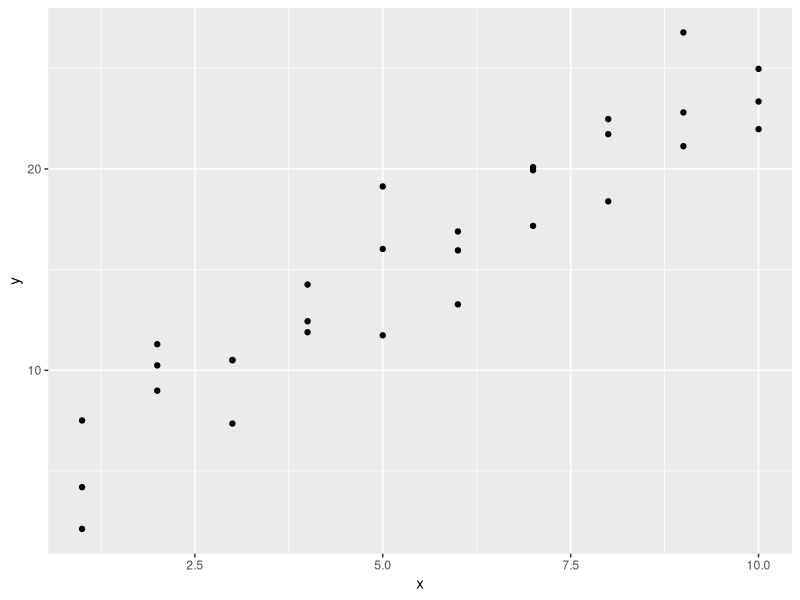
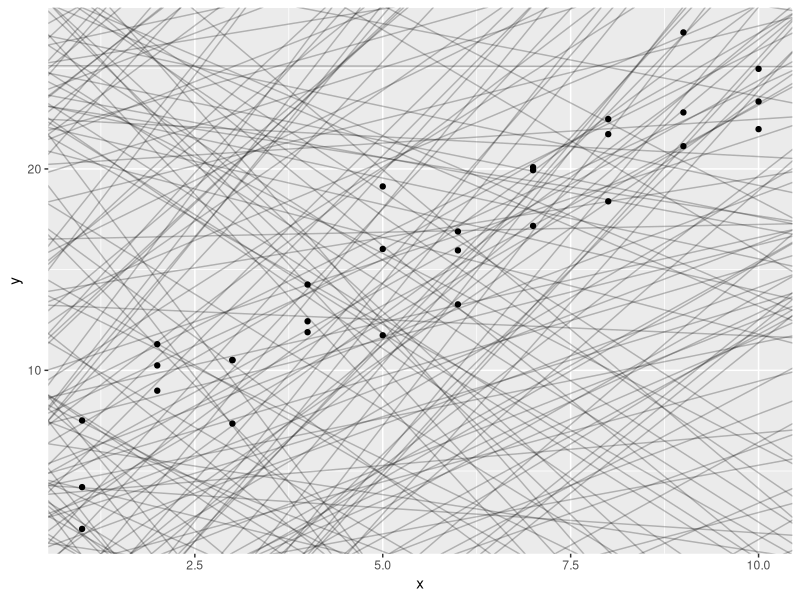
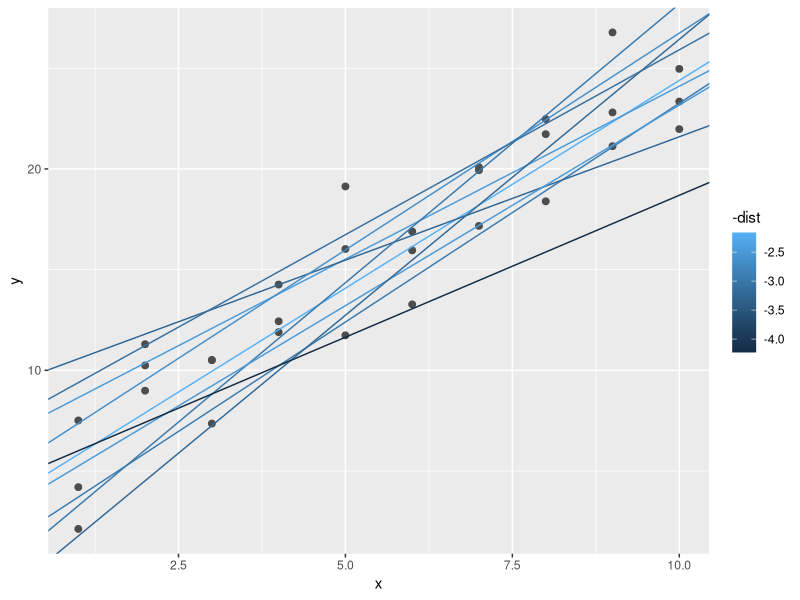
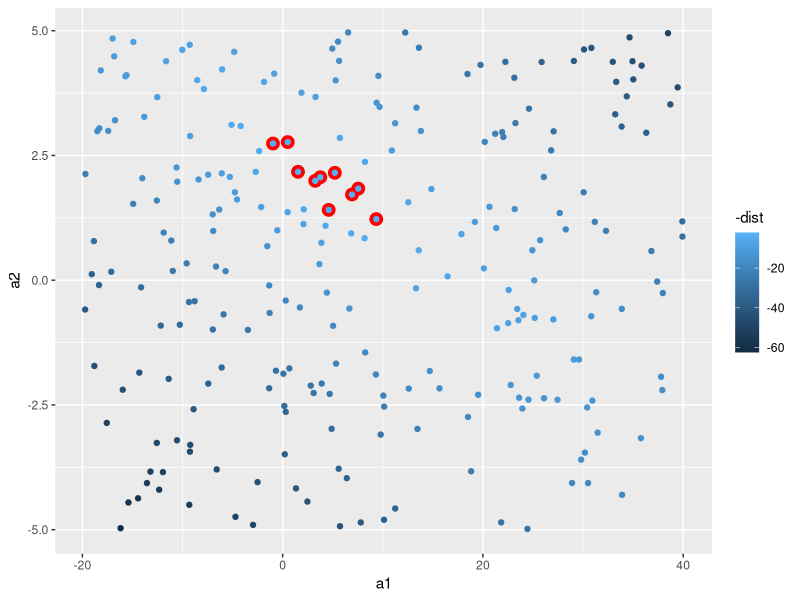
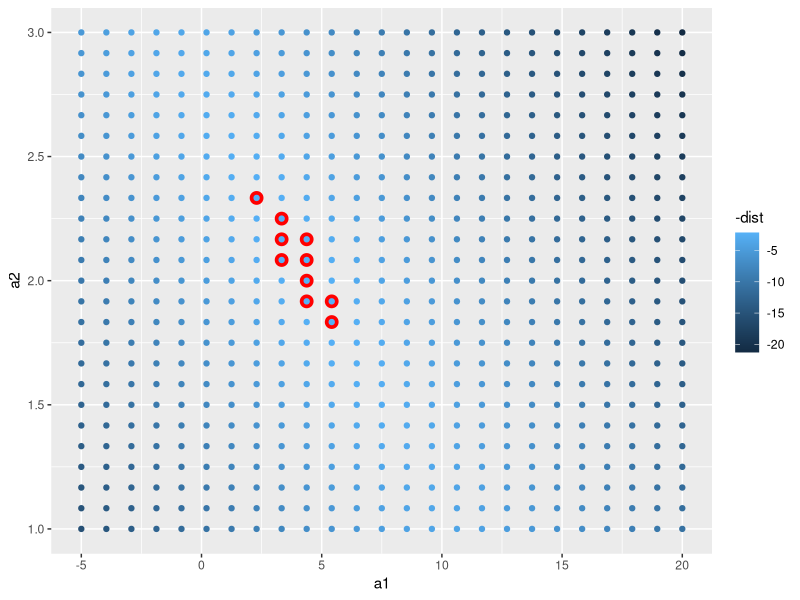
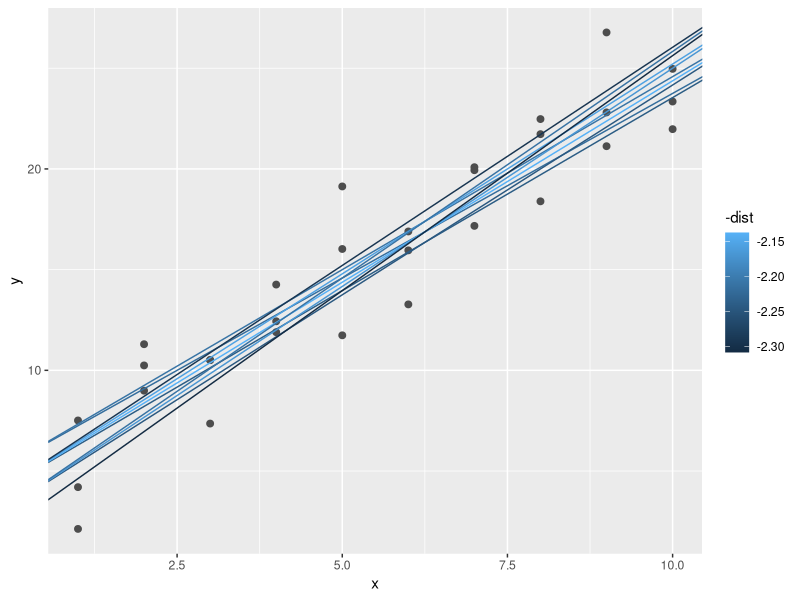
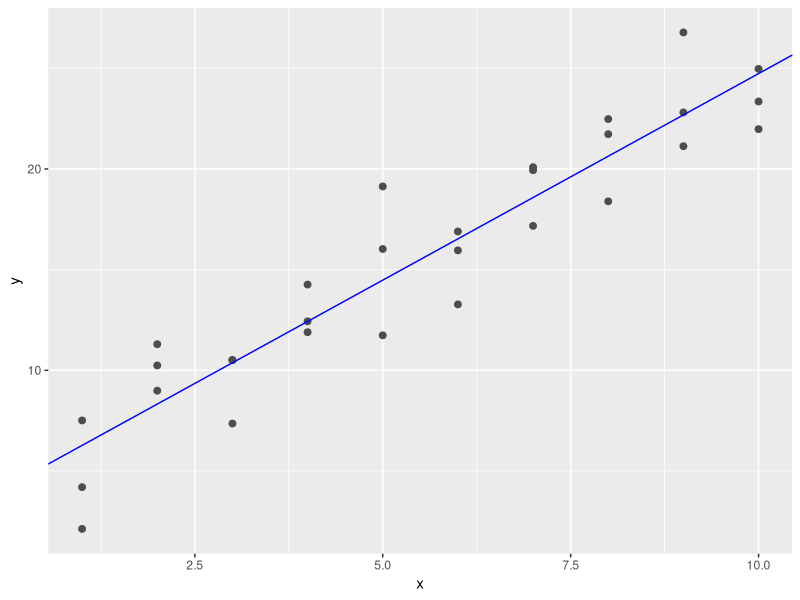
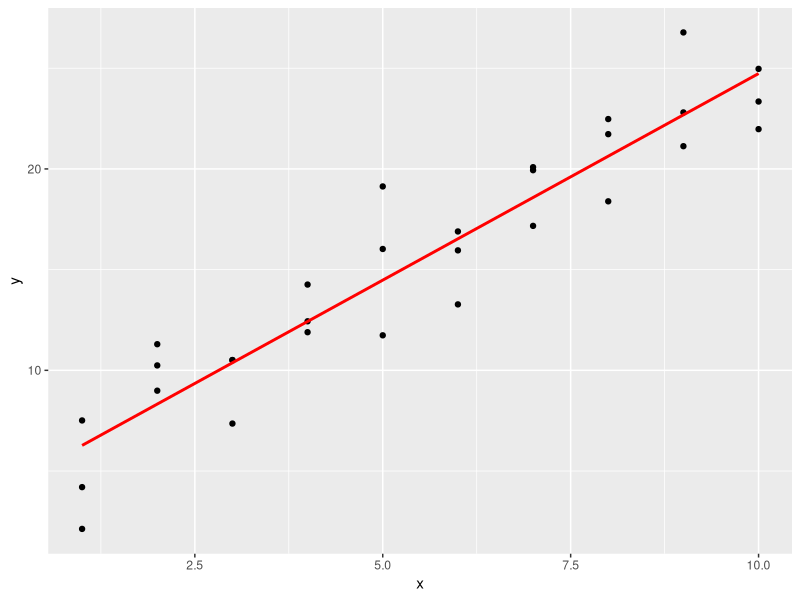

Generate these figures, in order, with R:
## ---- chunk 1
library(tidyverse)
library(modelr)
options(na.action = na.warn)
## ---- chunk 2
ggplot(sim1, aes(x, y)) +
    geom_point()
## ---- chunk 3
random_models <- tibble(
    # 随机生成 250 个上限 -20 下限 40 的 a1 向量
    a1 = runif(n = 250, min = -20, max = 40),
    # 同理随机生成 250 个上限 -5 下限 5 的 a2 向量
    a2 = runif(250, -5, 5)
)
## ---- chunk 4
ggplot() +
    geom_abline(
        data = random_models,
        mapping = aes(intercept = a1, slope = a2), # intercept：截距，slope：斜率
        alpha = 1 / 4
    ) +
    geom_point(
        data = sim1,
        mapping = aes(x, y)
    )
## ---- chunk 5
model1 <- function(a, data) {
    # 注意我们传入的 data 是一个数据集。这个设计的函数会针对数据集里的数据反复代入计算，最终返回一个向量
    a[1] + data$x * a[2]
}
## ---- chunk 6
model1(c(7, 1.5), sim1)
## ---- chunk 7
measure_distance <- function(mod, data) {
    diff <- data$y - model1(mod, data) # diff 为 data 中实际 y 值与 model1 得到的理想 y 值的差
    sqrt(mean(diff^2)) # 返回所有 diff 平方的均值进行的开方（方差）
}
# 试图用 a1 = 7 和 a2 = 1.5 数据求得关于 sim1 的方差
measure_distance(c(7, 1.5), sim1)
## ---- chunk 8
sim1_dist <- function(a1, a2) {
    measure_distance(c(a1, a2), sim1) # nolint
}
# 通过 mutate 新增计算得到的列 dist 并赋值回去（方差）
models <- random_models %>%
    mutate(dist = purrr::map2_dbl(a1, a2, sim1_dist))
models
## ---- chunk 9
df <- data.frame(
    x = c(1, 2, 5),
    y = c(5, 4, 8)
)
# 这个包的 map2_dbl 表达式相当于 pmin(df$x, df$y)
purrr::map2_dbl(df$x, df$y, min)
## ---- chunk 10
ggplot(sim1, aes(x, y)) +
    geom_point(size = 2, colour = "grey30") +
    geom_abline(
        aes(intercept = a1, slope = a2, colour = -dist), # 由 dist 反向上色，即越精确颜色越鲜亮
        data = filter(models, rank(dist) <= 10) # 不是所有线条都需要显示，这里选择 dist 排名前 10
    )
# 将 a1 和 a2 用图表示出来（同样上色），这里选择 dist 排名前 10 来高亮显示（叠加）
ggplot(models, aes(a1, a2)) +
    geom_point(
        data = filter(models, rank(dist) <= 10), # 先画高亮部分
        size = 4, colour = "red"
    ) +
    geom_point(aes(colour = -dist))
## ---- chunk 11
grid_models <- expand.grid(
    # expand.grid 用于于快速创建数据集（data frame格式）
    a1 = seq(-5, 20, length = 25), # seq 用于快速生成序列，参数分别代表起始、结束和序列长
    a2 = seq(1, 3, length = 25)
) %>%
    mutate(dist = purrr::map2_dbl(a1, a2, sim1_dist))

ggplot(grid_models, aes(a1, a2)) +
    geom_point(
        data = filter(grid_models, rank(dist) <= 10),
        size = 4, colour = "red"
    ) +
    geom_point(aes(colour = -dist))
## ---- chunk 12
ggplot(sim1, aes(x, y)) +
    geom_point(size = 2, colour = "grey30") +
    geom_abline(
        aes(intercept = a1, slope = a2, colour = -dist),
        data = filter(grid_models, rank(dist) <= 10)
    )
## ---- chunk 13
best <- optim(
    par = c(0, 0), # 要优化的参数的初始值
    fn = measure_distance, # 要最小化（或最大化）的函数，所以 par 参数是要进行最小化的参数向量。它应该返回标量结果
    data = sim1
)
## ---- chunk 14
best$par
## ---- chunk 15
ggplot(sim1, aes(x, y)) +
    geom_point(size = 2, colour = "grey30") +
    geom_abline(intercept = best$par[1], slope = best$par[2], colour = "blue")
## ---- chunk 16
sim1_mod <- lm(y ~ x, data = sim1)
# 结果与预期完全一致
coef(sim1_mod) # coef() 是一个通用函数，用于从建模函数返回的对象中提取模型系数
## ---- chunk 17
grid <- sim1 %>% # 相当于对 sim1 定制对应的 x 数据集
    data_grid(x)
grid
## ---- chunk 18
#> sim1_mod <- lm(y ~ x, data = sim1)
predictions <- grid %>%
    add_predictions(sim1_mod)
predictions
## ---- chunk 19
ggplot(sim1, aes(x)) +
    geom_point(aes(y = y)) +
    geom_line(aes(y = pred), data = predictions, colour = "red", size = 1)
## ---- chunk 20
residuals <- sim1 %>%
    # 注意这里使用的参数是 sim1，因为我们需要原始数据集才能发现残差
    add_residuals(sim1_mod) # 用法与 add_predictions() 非常相似
residuals
## ---- chunk 21
ggplot(residuals, aes(resid)) +
    # geom_freqpoly 即频率多边形，非常适合模糊化地绘制表现一个向量的数据的大小和出现次数
    geom_freqpoly(binwidth = 0.5)

# 或者加入数据 x 来看到更多的数据。很容易发现它的分布非常完美：
ggplot(residuals, aes(x, resid)) +
    geom_ref_line(h = 0) + # 调整基线为 0 而不是最小
    geom_point(aes(colour = -abs(resid)))
## ---- chunk 22
df <- tribble(
    ~y, ~x1, ~x2,
    4, 2, 5,
    5, 1, 6
)
model_matrix(df, y ~ x1)

# 如果添加其他变量：
model_matrix(df, y ~ x1 + x2)

# R 将截距添加到模型的方式是直接填充名为截距的列（当然这个列填充前的值是没有意义的）。
# 默认添加。如果不需要，使用 “-1” 命令显式删除它：
model_matrix(df, y ~ x1 + x2 - 1)
## ---- chunk 23
df <- tribble(
    ~sex, ~response,
    "male", 1,
    "female", 2,
    "male", 1
)
# 可以看到函数会自动将自变量的名名为 “列” “某种值”，其数据用来表示该列数据是否是指定的 “某种值”：
model_matrix(df, response ~ sex)
## ---- chunk 24
ggplot(sim2) +
    geom_point(aes(x, y))
## ---- chunk 25
mod2 <- lm(y ~ x, data = sim2) # 产生理想线性回归模型
## ---- chunk 26
grid2 <- sim2 %>%
    data_grid(x) %>% # 产生初始数据
    add_predictions(mod2) # 依据初始数据对模型进行预测
grid2
## ---- chunk 27
ggplot(sim2, aes(x)) +
    geom_point(aes(y = y)) +
    geom_point(data = grid2, aes(y = pred), colour = "red", size = 4)
## ---- chunk 28
ggplot(sim3, aes(x1, y)) +
    geom_point(aes(colour = x2))
## ---- chunk 29
mod1 <- lm(y ~ x1 + x2, data = sim3)
mod2 <- lm(y ~ x1 * x2, data = sim3)
## ---- chunk 30
grid3 <- sim3 %>%
    data_grid(x1, x2) %>% # 由于初始值有两个，这里就需要填入两个变量来产生初始数据
    # 同时从两个模型一起运算使用 gather_prediction()，相反的，我们也有 spread_prediction()
    gather_predictions(mod1, mod2) # 会在生成的 tibble 中第一列声明使用的哪个模型得到的预期数据
grid3
## ---- chunk 31
ggplot(sim3, aes(x1, y, colour = x2)) +
    geom_point() +
    geom_line(data = grid3, aes(y = pred)) +
    facet_wrap(~model) # 切图分组
## ---- chunk 32
sim3_resid <- sim3 %>%
    # 多个模型获得残差与得到预期值样，也有 gather_residuals()
    gather_residuals(mod1, mod2)

ggplot(sim3_resid, aes(x1, resid, colour = x2)) +
    geom_point() +
    # geom_ref_line(h = 0) + # 调整基线为 0 而不是最小（效果不好已注释掉）
    # 这里我们按照模型和 x2 的值切图，因为它可以更容易地看到每个组中的情况
    facet_grid(model ~ x2)
## ---- chunk 33
mod1 <- lm(y ~ x1 + x2, data = sim4)
mod2 <- lm(y ~ x1 * x2, data = sim4)

grid4 <- sim4 %>%
    data_grid(
        # 以 x1 / x2 的最大和最小为界限，生成包含五个数据的等差数列
        x1 = seq_range(x1, 5),
        x2 = seq_range(x2, 5)
    ) %>%
    gather_predictions(mod1, mod2) %>% # 对两个模型求取预期结果并合并
    print()
grid4
## ---- chunk 34
# seq_range 真的可以很轻易地生成等差数列：
seq_range(c(0.0123, 0.923423), n = 5)

# pretty 参数还可以让数据更简化
seq_range(c(0.0123, 0.923423), n = 5, pretty = TRUE)

# trim 参数用于收缩范围，使得生成的序列更接近中值
(x1 <- rcauchy(100)) # 生成具有柯西分布特性的随机数

seq_range(x1, n = 5)
seq_range(x1, n = 5, trim = 0.10) # 收缩指定范围头尾 10%
seq_range(x1, n = 5, trim = 0.25) # 收缩指定范围头尾 25%
seq_range(x1, n = 5, trim = 0.50) # 收缩指定范围头尾 50%

# 与之相反，expand 参数会扩增范围
x2 <- c(0, 1)

seq_range(x2, n = 5)
seq_range(x2, n = 5, expand = 0.10)
seq_range(x2, n = 5, expand = 0.25)
seq_range(x2, n = 5, expand = 0.50)
## ---- chunk 35
ggplot(grid4, aes(x1, x2)) +
    geom_tile(aes(fill = pred)) + # 这种砖块图非常便于观察拟合度
    facet_wrap(~model)
## ---- chunk 36
p <- list()
p[[1]] <- ggplot(grid4, aes(x1, pred, colour = x2, group = x2)) +
    geom_line() +
    facet_wrap(~model)
p[[2]] <- ggplot(grid4, aes(x2, pred, colour = x1, group = x1)) +
    geom_line() +
    facet_wrap(~model)
library(grid)
grid.newpage() # 新建布局包
pushViewport(viewport(layout = grid.layout(2, 1))) # 设置 2x1 布局
print(p[[1]], vp = viewport(layout.pos.row = 1, layout.pos.col = 1))
print(p[[2]], vp = viewport(layout.pos.row = 2, layout.pos.col = 1))
## ---- chunk 37
sim5 <- tibble(
    x = seq(0, 3.5 * pi, length = 50),
    y = 4 * sin(x) + rnorm(length(x)) # 随机生成与 x 向量长度相同的向量并加上 4 倍 sin(x)
)
sim5
## ---- chunk 38
tb <- tribble(
    ~y, ~x,
    1, 1,
    2, 2,
    3, 3
)
model_matrix(tb, y ~ x^2 + x)

model_matrix(tb, y ~ I(x^2) + x)
## ---- chunk 39
model_matrix(tb, y ~ poly(x, 2)) # 注意这个 “2” 是 degree 参数，表示多项式的最高次数
## ---- chunk 40
library(splines)
model_matrix(tb, y ~ ns(x, 2))
## ---- chunk 41
mod1 <- lm(y ~ ns(x, 1), data = sim5)
mod2 <- lm(y ~ ns(x, 2), data = sim5)
mod3 <- lm(y ~ ns(x, 3), data = sim5)
mod4 <- lm(y ~ ns(x, 4), data = sim5)
mod5 <- lm(y ~ ns(x, 5), data = sim5)

grid <- sim5 %>%
    data_grid(x = seq_range(x, n = 50, expand = 0.1)) %>% # 向外扩张 10% 生成矩阵
    # .pred 参数用来修改生成期望值列的列名
    gather_predictions(mod1, mod2, mod3, mod4, mod5, .pred = "y")

ggplot(sim5, aes(x, y)) +
    geom_point() +
    geom_line(data = grid, colour = "red") +
    facet_wrap(~model) # 以 model 分组
## ---- chunk 42
df <- tribble(
    ~x, ~y,
    1, 2.2,
    2, NA,
    3, 3.5,
    4, 8.3,
    NA, 10
)
# mod <- lm(y ~ x, data = df)
#> Warning: Dropping 2 rows with missing values

# 加上 “na.action = na.exclude” 表示不包含 NA 值计算：
mod <- lm(y ~ x, data = df, na.action = na.exclude)
# 这样这个模型就只有 3 种观测值可用了：
nobs(mod) # nobs() 用于查看可观测次数
